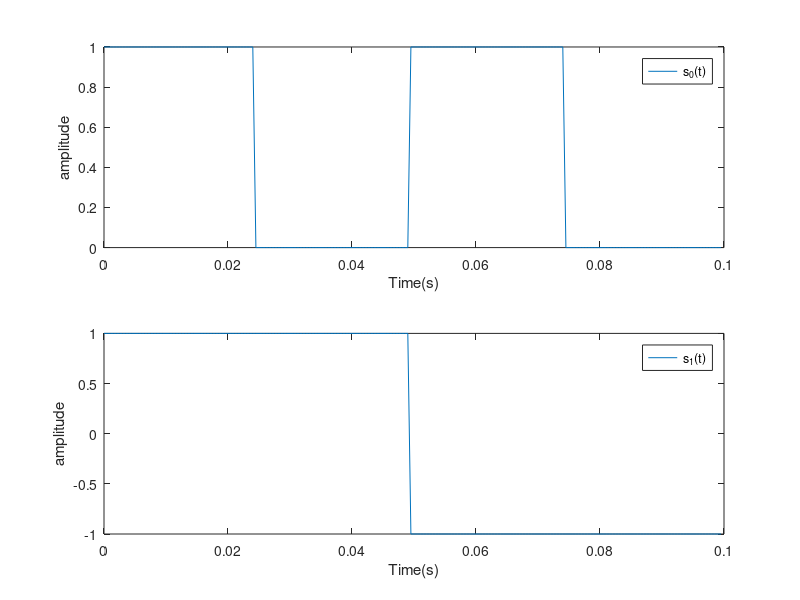
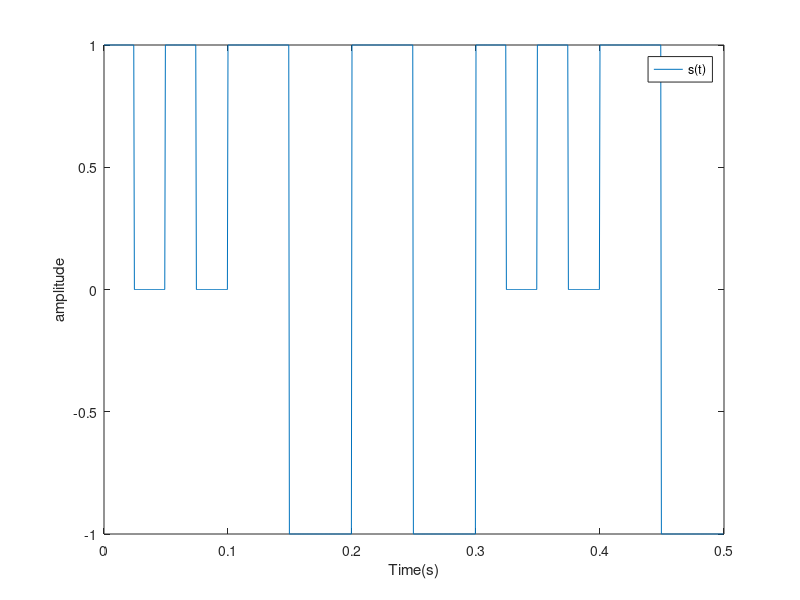
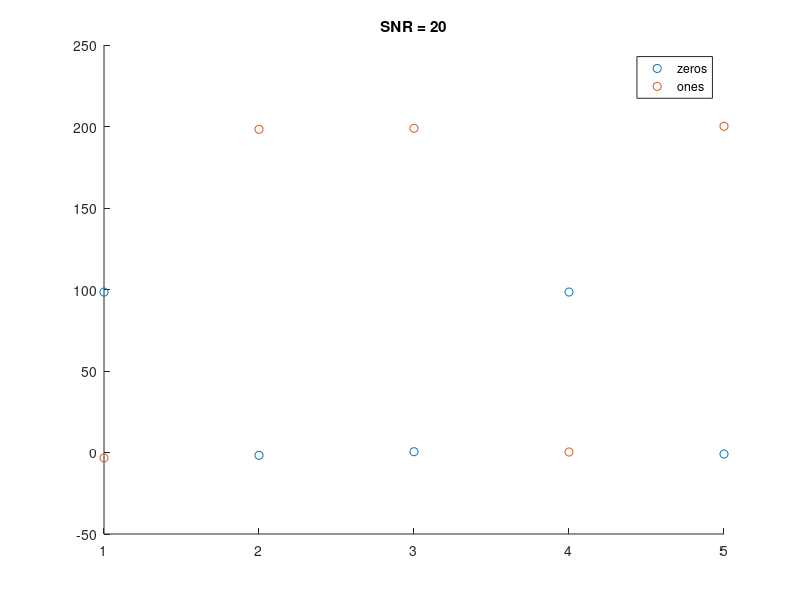
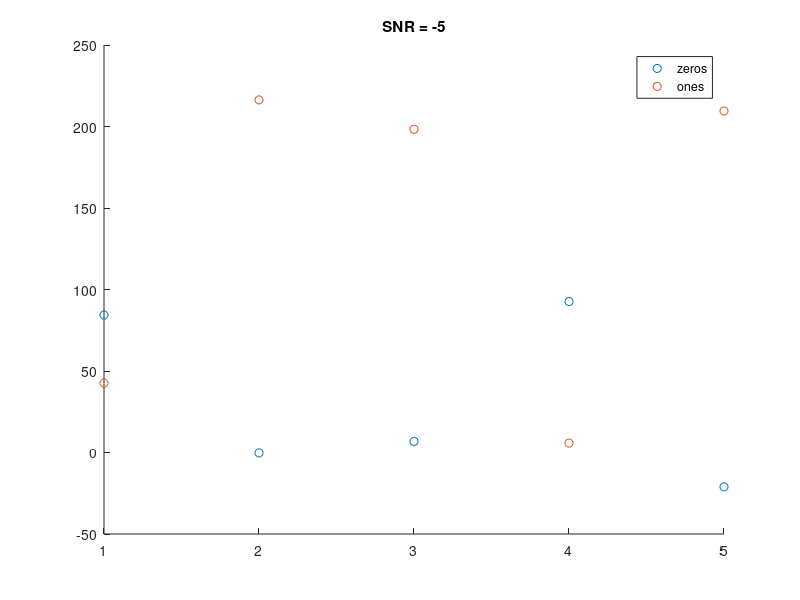

These figures' MATLAB source, in order:
clc;
clear all;
close all;

%% a,b,c
Tb = 0.1; 
Fs = 2e3; 
Ts = 1/Fs;  
N=5;

t = 0:Ts:0.5-Ts; 
Tb = 0.1;
t_n = 0:Ts:Tb-Ts;


s0 = [ones([1,49]), zeros([1,50]), ones([1,50]), zeros([1,51])];
s1 = [ones([1,99]), -ones([1,101])];


for i=1:200
t1(i) = t(i);
end

figure
subplot(211)
plot(t1,s0);
legend('s_{0}(t)')
xlabel('Time(s)')
ylabel('amplitude')
subplot(212)
plot(t1,s1);
legend('s_{1}(t)')
xlabel('Time(s)')
ylabel('amplitude')
%% d
b = [0,1,1,0,1];

s = [s0,s1,s1,s0,s1];
figure
plot(t,s)
legend('s(t)')
xlabel('Time(s)')
ylabel('amplitude')
%% e

P = sum(abs(s.^2))/length(s)

%% f g h i
SNR_dBi = [20,-5];

for i=1:2
SNR_lin(i) = 10 ^( 0.1 * SNR_dBi(i));
var(i) = P / SNR_lin(i);
end

n_1 = sqrt(var(1)) .* randn(1,length(s));
r_1 = s + n_1;

n_2 = sqrt(var(2)) .* randn(1,length(s));
r_2 = s + n_2;

%% j

Wb = Tb/Ts;
temp = 0;
temp1 = 0;
for k=1:N
    for n = (k-1) * Wb + 1 : k * Wb
        temp = temp + r_1(n) * s0((n -(k-1) * Wb));
        temp1 = temp1 + r_1(n) * s1((n -(k-1) * Wb));
    end
        r_0_1(k) = temp;
        r_1_1(k) = temp1;
        temp1 = 0;
        temp = 0;
end

for k=1:N
    for n = (k-1) * Wb + 1 : k * Wb
        temp = temp + r_2(n) * s0((n -(k-1) * Wb));
        temp1 = temp1 + r_2(n) * s1((n -(k-1) * Wb));
    end
        r_0_2(k) = temp;
        r_1_2(k) = temp1;
        temp1 = 0;
        temp = 0;
end

figure
scatter(1:N,r_0_1);
hold on;
scatter(1:N,r_1_1);
title('SNR = 20')
legend('zeros','ones');

figure
scatter(1:N,r_0_2);
hold on;
scatter(1:N,r_1_2);
title('SNR = -5')
legend('zeros','ones');
